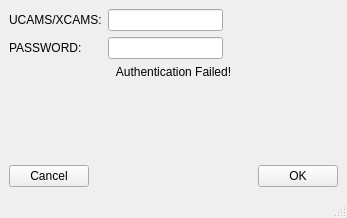
<?xml version="1.0" encoding="UTF-8"?>
<ui version="4.0">
 <class>MainWindow</class>
 <widget class="QMainWindow" name="MainWindow">
  <property name="windowModality">
   <enum>Qt::WindowModal</enum>
  </property>
  <property name="geometry">
   <rect>
    <x>0</x>
    <y>0</y>
    <width>347</width>
    <height>218</height>
   </rect>
  </property>
  <property name="sizePolicy">
   <sizepolicy hsizetype="Fixed" vsizetype="Fixed">
    <horstretch>0</horstretch>
    <verstretch>0</verstretch>
   </sizepolicy>
  </property>
  <property name="minimumSize">
   <size>
    <width>250</width>
    <height>200</height>
   </size>
  </property>
  <property name="maximumSize">
   <size>
    <width>400</width>
    <height>250</height>
   </size>
  </property>
  <property name="windowTitle">
   <string>Authentication</string>
  </property>
  <property name="documentMode">
   <bool>true</bool>
  </property>
  <widget class="QWidget" name="centralwidget">
   <layout class="QVBoxLayout" name="verticalLayout">
    <item>
     <layout class="QGridLayout" name="gridLayout">
      <item row="0" column="0">
       <widget class="QLabel" name="label">
        <property name="text">
         <string>UCAMS/XCAMS:</string>
        </property>
       </widget>
      </item>
      <item row="0" column="1">
       <widget class="QLineEdit" name="ucams"/>
      </item>
      <item row="0" column="2">
       <spacer name="horizontalSpacer_2">
        <property name="orientation">
         <enum>Qt::Horizontal</enum>
        </property>
        <property name="sizeHint" stdset="0">
         <size>
          <width>40</width>
          <height>20</height>
         </size>
        </property>
       </spacer>
      </item>
      <item row="1" column="0">
       <widget class="QLabel" name="label_2">
        <property name="text">
         <string>PASSWORD:</string>
        </property>
       </widget>
      </item>
      <item row="1" column="1">
       <widget class="QLineEdit" name="password"/>
      </item>
      <item row="1" column="2">
       <spacer name="horizontalSpacer_3">
        <property name="orientation">
         <enum>Qt::Horizontal</enum>
        </property>
        <property name="sizeHint" stdset="0">
         <size>
          <width>40</width>
          <height>20</height>
         </size>
        </property>
       </spacer>
      </item>
     </layout>
    </item>
    <item>
     <widget class="QLabel" name="authentication_message">
      <property name="text">
       <string>Authentication Failed!</string>
      </property>
      <property name="alignment">
       <set>Qt::AlignCenter</set>
      </property>
     </widget>
    </item>
    <item>
     <spacer name="verticalSpacer">
      <property name="orientation">
       <enum>Qt::Vertical</enum>
      </property>
      <property name="sizeHint" stdset="0">
       <size>
        <width>20</width>
        <height>40</height>
       </size>
      </property>
     </spacer>
    </item>
    <item>
     <layout class="QHBoxLayout" name="horizontalLayout">
      <item>
       <widget class="QPushButton" name="cancel_button">
        <property name="text">
         <string>Cancel</string>
        </property>
       </widget>
      </item>
      <item>
       <spacer name="horizontalSpacer">
        <property name="orientation">
         <enum>Qt::Horizontal</enum>
        </property>
        <property name="sizeHint" stdset="0">
         <size>
          <width>40</width>
          <height>20</height>
         </size>
        </property>
       </spacer>
      </item>
      <item>
       <widget class="QPushButton" name="ok_button">
        <property name="text">
         <string>OK</string>
        </property>
       </widget>
      </item>
     </layout>
    </item>
   </layout>
  </widget>
  <widget class="QMenuBar" name="menubar">
   <property name="geometry">
    <rect>
     <x>0</x>
     <y>0</y>
     <width>347</width>
     <height>22</height>
    </rect>
   </property>
  </widget>
  <widget class="QStatusBar" name="statusbar"/>
 </widget>
 <resources/>
 <connections>
  <connection>
   <sender>cancel_button</sender>
   <signal>clicked()</signal>
   <receiver>MainWindow</receiver>
   <slot>cancel_clicked()</slot>
   <hints>
    <hint type="sourcelabel">
     <x>71</x>
     <y>217</y>
    </hint>
    <hint type="destinationlabel">
     <x>67</x>
     <y>114</y>
    </hint>
   </hints>
  </connection>
  <connection>
   <sender>ok_button</sender>
   <signal>clicked()</signal>
   <receiver>MainWindow</receiver>
   <slot>ok_clicked()</slot>
   <hints>
    <hint type="sourcelabel">
     <x>357</x>
     <y>217</y>
    </hint>
    <hint type="destinationlabel">
     <x>202</x>
     <y>175</y>
    </hint>
   </hints>
  </connection>
  <connection>
   <sender>password</sender>
   <signal>returnPressed()</signal>
   <receiver>MainWindow</receiver>
   <slot>ok_clicked()</slot>
   <hints>
    <hint type="sourcelabel">
     <x>165</x>
     <y>82</y>
    </hint>
    <hint type="destinationlabel">
     <x>38</x>
     <y>96</y>
    </hint>
   </hints>
  </connection>
  <connection>
   <sender>password</sender>
   <signal>textChanged(QString)</signal>
   <receiver>MainWindow</receiver>
   <slot>password_changed()</slot>
   <hints>
    <hint type="sourcelabel">
     <x>191</x>
     <y>73</y>
    </hint>
    <hint type="destinationlabel">
     <x>193</x>
     <y>121</y>
    </hint>
   </hints>
  </connection>
 </connections>
 <slots>
  <slot>cancel_clicked()</slot>
  <slot>ok_clicked()</slot>
  <slot>password_changed()</slot>
 </slots>
</ui>
